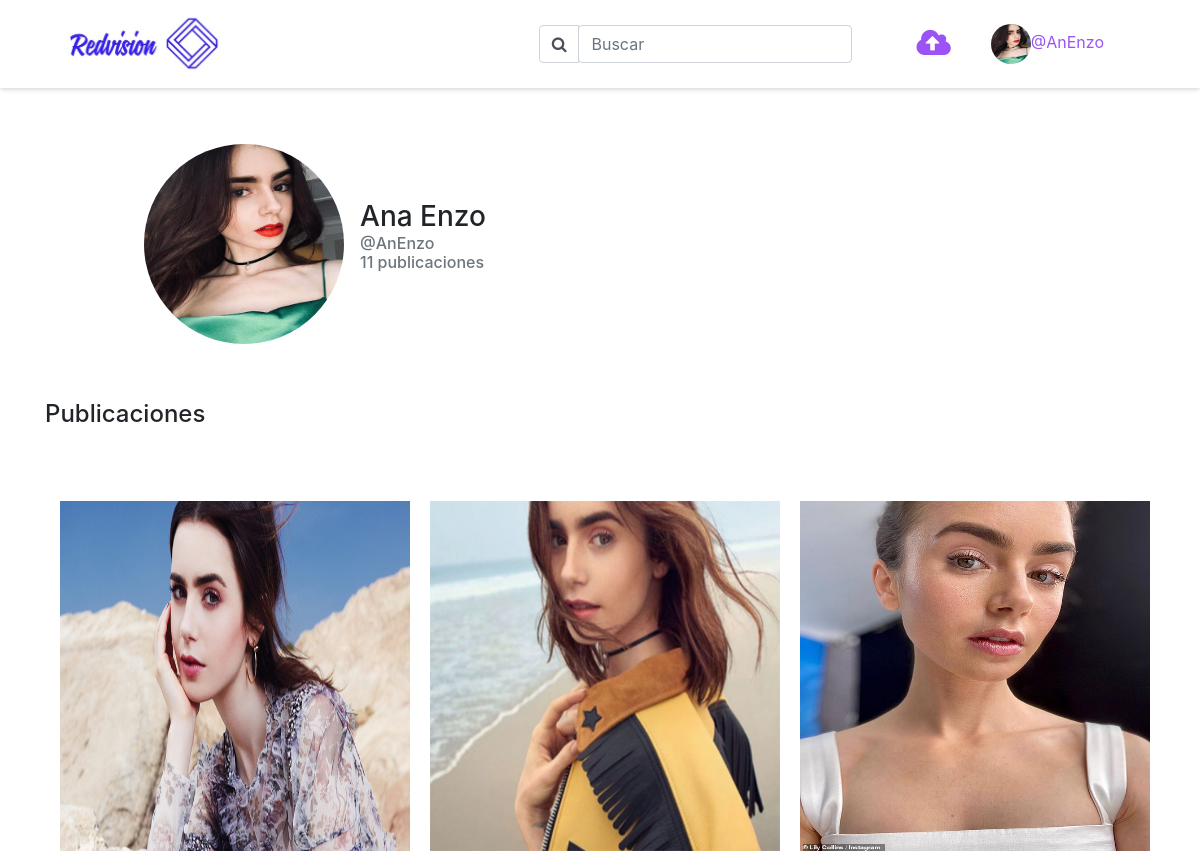
Before: /perfil/ (signed in, upper part) with the older database file.
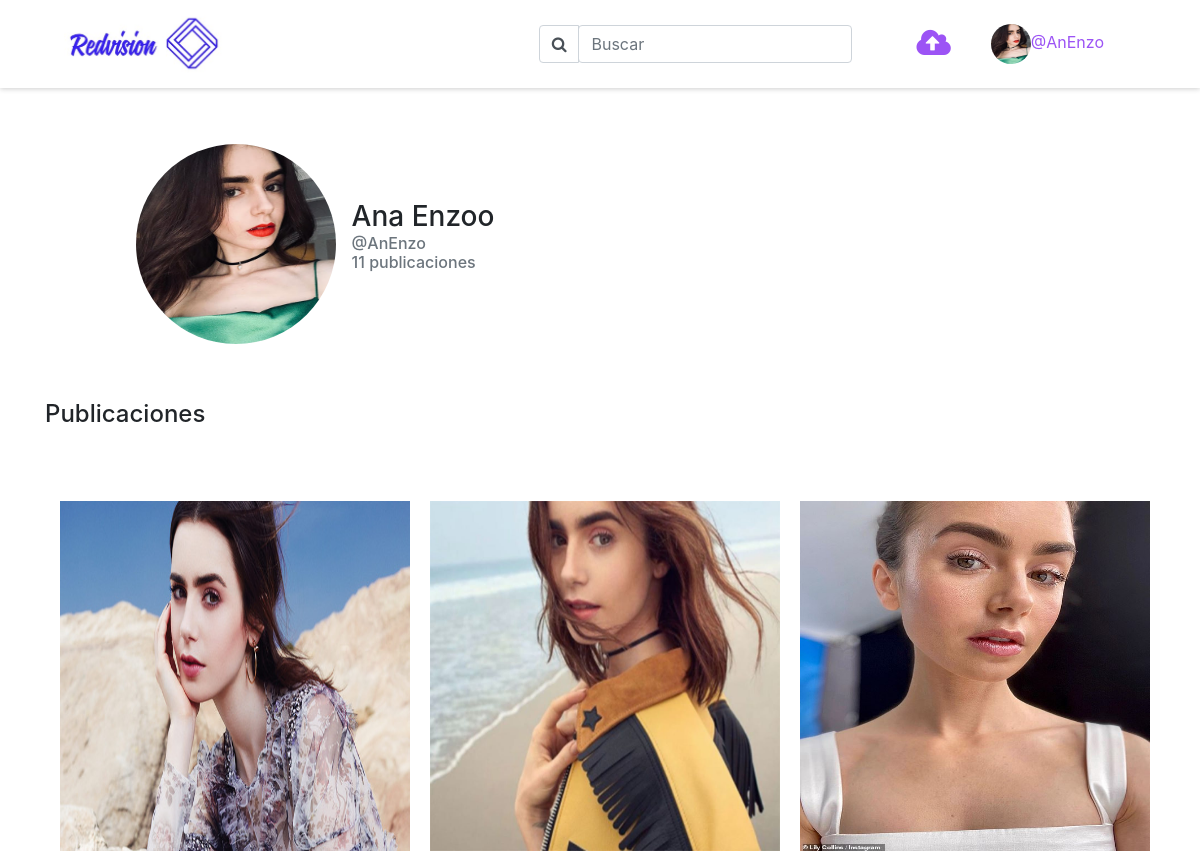
After: the same page with the newer database file.
### modelos.py (models this page shows, shortened)
class Usuarios(db.Model):
    id = db.Column(db.Integer(),primary_key=True)
    nombre = db.Column(db.String())
    apellido = db.Column(db.String())
    nombreUsuario = db.Column(db.String())
    correo = db.Column(db.String())
    contraseña = db.Column(db.String())
    fecha = db.Column(db.String())
    activo = db.Column(db.Boolean())
    imgPerfil = db.Column(db.String())

class Imagenes(db.Model):
    id = db.Column(db.Integer(),primary_key=True)
    id_usuario = db.Column(db.Integer())
    nombre = db.Column(db.String())
    descripcion = db.Column(db.String())
    url = db.Column(db.String())
    publico = db.Column(db.Boolean())
    fecha = db.Column(db.String())

### static/img/app.py (the view)
@app.route('/perfil/')
def perfil():
    usuario = Usuarios.query.filter_by(nombreUsuario=session["nombreUsuario"]).first()
    if 'nombreUsuario' in session:
        imagenes = Imagenes.query.filter_by(id_usuario=session["id"])
        npublicaciones = 0
        for i in imagenes:
            npublicaciones +=1
        return render_template('perfil.html',imagenes = imagenes,usuario=usuario,npublicaciones = npublicaciones)
    else:
        return redirect(url_for('index'))

### templates/perfil.html (shortened to what this page needs)
{% extends 'base.html'%}
{% block body %}
    <div class="container perfil mt-5 pt-5">
        <div class="row">
            <div class="col-6 mt-5 d-flex justify-content-center align-items-center">
                <img class="redondo" src="{{url_for('static', filename=usuario.imgPerfil)}}" alt="perfil">
                <h3 class="ml-3">{{usuario.nombre}} {{usuario.apellido}} <br>
                    <p class="h6 text-muted mb-0">@{{usuario.nombreUsuario}}</p>
                    <p class="h6 text-muted mt-0">{{ npublicaciones}} publicaciones</p>
                </h3>
            </div>
        </div>
    </div>
    <div class="pt-2 mt-5 container mb-5">
        <div class="row">
            <div class="col-12">
                <h4>Publicaciones</h4>
            </div>
      </div>
  <div class="pt-5 mt-3 container-fluid mb-5">
    <div class="row">
      {% for image in imagenes %}
      <div class="col-4 mb-3">
          <img class="din4 pointer" src="{{url_for('static', filename=image.url)}} "   data-toggle="modal" data-target="#imagePerfil{{image.id}} " alt="foto"  >
      </div>
      {% endfor %}
    </div>
  </div>
{% endblock %}

### templates/base.html (shortened to what this page needs)
<!DOCTYPE html>
<html lang="es">
<head>
        <link rel="stylesheet" href="{{url_for('static', filename='assets/font-awesome-4.7.0/css/font-awesome.min.css')}}">
        <link rel="stylesheet" href="{{url_for('static', filename='assets/bootstrap/css/bootstrap.min.css')}}" />
        <link rel="stylesheet" href="{{url_for('static', filename='assets/kartik/css/fileinput.min.css')}}">
        <link rel="stylesheet" href="{{url_for('static', filename='css/index.css')}}" />
</head>
<body>
    <header>
        <nav class="navbar fixed-top menu">
          <a href="/dashboard" class="ml-5">
            <img height="70px"src="{{url_for('static', filename='img/logo.jpeg')}}" alt="logo redvision" />
          </a>
          <ul class="nav navbar justify-content-end mr-5">
            <li class="nav-item pr-3 mr-5">
              <div class="input-group">
                <div class="input-group-prepend">
                  <div class="input-group-text input-group-fondo" id="btnGroupAddon">
                    <i class="fa fa-search" aria-hidden="true"></i>
                  </div>
                </div>
                <form action="/dashboard" method="GET">
                  <input name="buscar" type="text submit" class="form-control" placeholder="Buscar" aria-label="Input group example" aria-describedby="btnGroupAddon">
                </form>
              </div>
            </li>
            <li class="nav-item mr-4" style="cursor: pointer;" data-toggle="modal" data-target="#imageUpload">
              <i class="fa fa-cloud-upload fa-2x icon-user" data-toggle="tooltip" data-placement="bottom" title="Subir Imagen" aria-hidden="true" ></i>
            </li>
                <li class="nav-item dropdown">
                <a class="nav-link dropdown-toggle text-black" data-toggle="dropdown" href="#" role="button" aria-haspopup="true" aria-expanded="false"><img height="40px" width="40px"  style="border-radius: 50%;" src="{{url_for('static', filename=usuario.imgPerfil)}}"  alt="perfil"><span class="icon-user">@{{session['nombreUsuario']}}</span></a>
              </li>
          </ul>
        </nav>
    </header>
    {% block body %}
    {% endblock %}
</body>
</html>

### static/css/index.css (style rules this page uses)
.menu { background-color: white; -webkit-box-shadow: 0px 1px 5px 0px rgba(0, 0, 0, 0.192); -moz-box-shadow: 0px 1px 5px 0px rgba(0, 0, 0, 0.192); box-shadow: 0px 1px 5px 0px rgba(0, 0, 0, 0.192); }
.icon-user { color: #9C53F5; }
.input-group-fondo { background-color: transparent !important; }
.dropdown-toggle::after { display: none; }
.redondo { border-radius: 50%; height: 200px; width: 200px; }
.din4 { position: relative; height: 350px; width: 350px; }
.pointer { cursor: pointer; }

Changed rows visible on the page:
changed Usuarios "Ana": apellido "Enzo" → "Enzoo"
